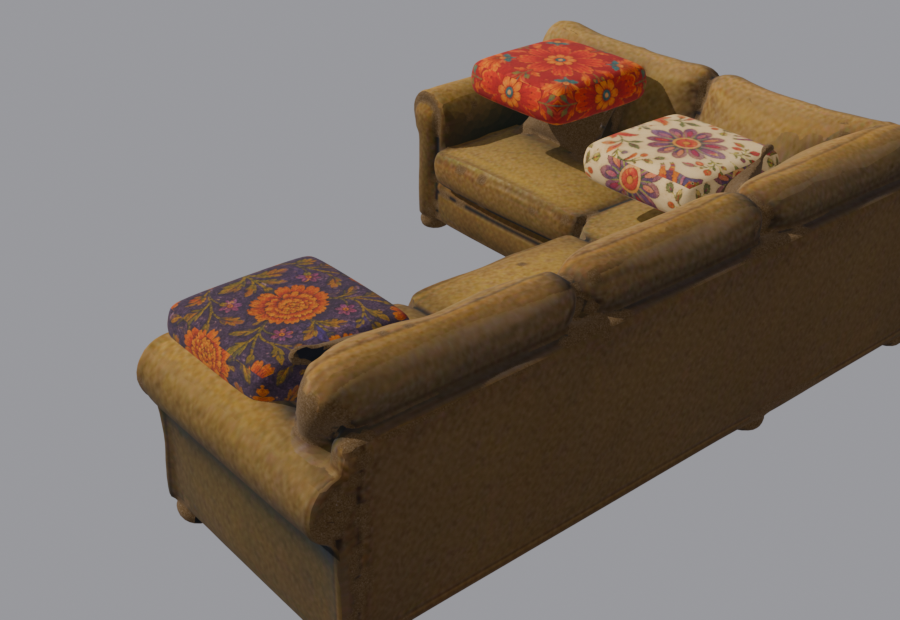
#> input picture check-34.png, 900 x 620 px
$ python clean_pillow_bake.py ../check-34.png
#> lines starting #> are read from the running program, lines starting #| are printed output that depends on the picture; after the words box and inside, x2 and y2 are one past the last pixel; in counts of white or black regions, pixels touching at a corner belong together
# Nettoie les coussins bakés de la texture du canapé : les taches saturées
# (rouge/orange/violet/crème à motifs) sont remplacées par du tissu olive
# reconstruit (couleur médiane locale + grain) — plus propre que de les
# recouvrir par les coussins-props.
# Usage : python clean_pillow_bake.py <basecolor.png> (modifie en place)
import sys

import numpy as np
from PIL import Image, ImageFilter

path = sys.argv[1]
img = Image.open(path).convert("RGB")
a = np.asarray(img).astype(np.float32)
H, W = a.shape[:2]
#> H = 620; W = 900

r, g, b = a[..., 0], a[..., 1], a[..., 2]
mx = a.max(axis=2)
mn = a.min(axis=2)
sat = (mx - mn) / (mx + 1e-6)
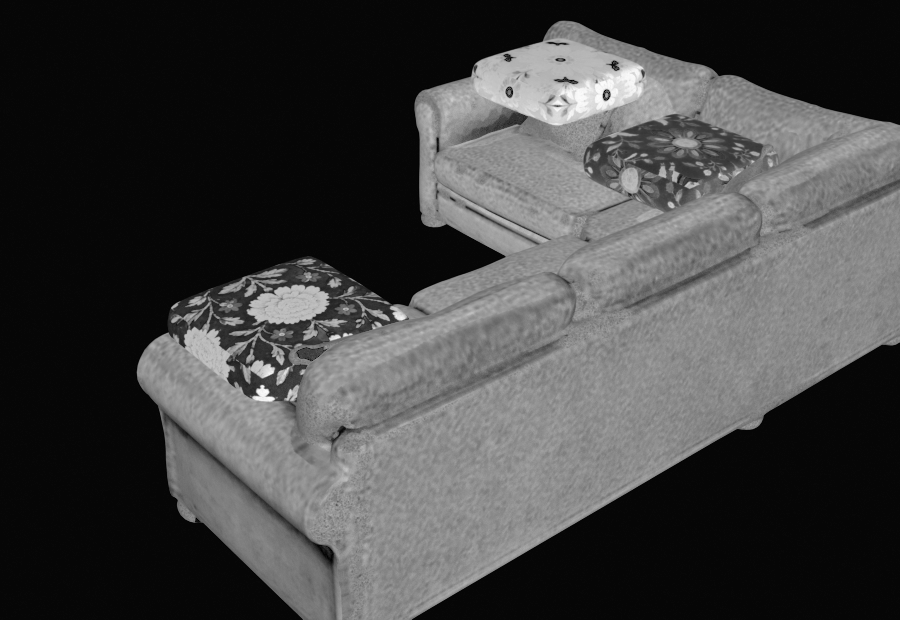
#> sat: shape (620, 900) float32; min 0, max 0.993, mean 0.268

# Teinte approx (degrés)
hue = np.zeros((H, W), dtype=np.float32)
d = mx - mn + 1e-6
m = mx == r
#> m: shape (620, 900) bool; 48.1% white; 10 white regions (9 under 20 px), largest, box (x1, y1, x2, y2) and area: (136, 20, 900, 620) 268442
hue[m] = (60 * ((g - b) / d) % 360)[m]
m = mx == g
#> m: shape (620, 900) bool; 0.1% white; 29 white regions (21 under 20 px), largest, box (x1, y1, x2, y2) and area: (492, 112, 527, 131) 284, (556, 79, 577, 84) 42, (506, 87, 513, 97) 34
hue[m] = (60 * ((b - r) / d) + 120)[m]
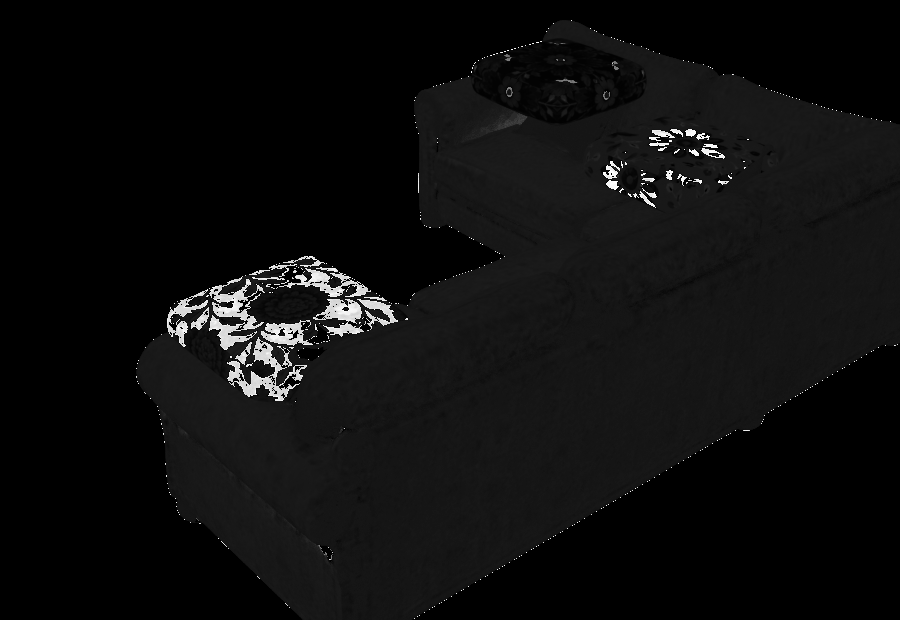
#> hue: shape (620, 900) float32; min 0, max 359.2, mean 19.5; drawn with min black and max white
m = mx == b
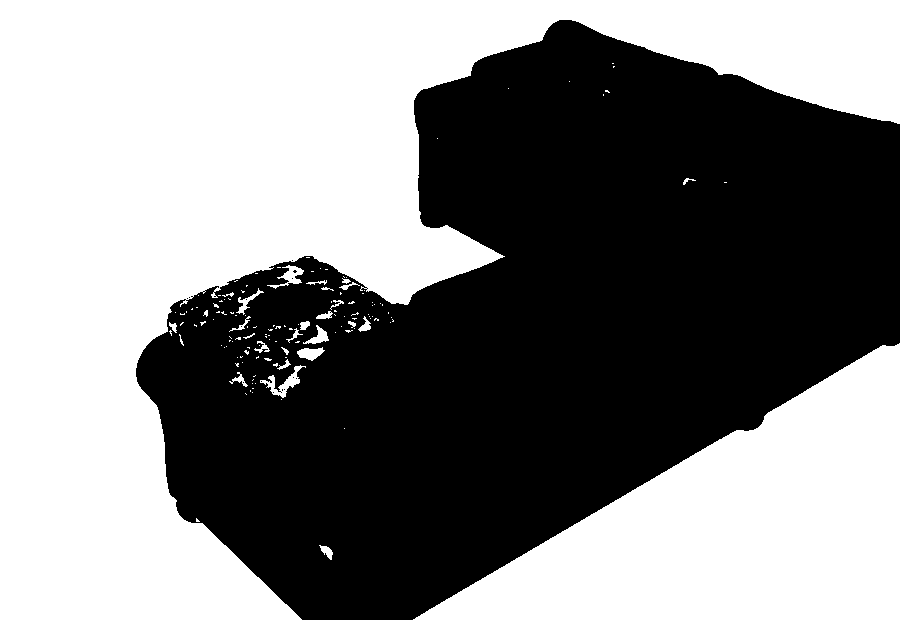
#> m: shape (620, 900) bool; 52.1% white; 15 black regions (14 under 20 px), largest, box (x1, y1, x2, y2) and area: (136, 20, 900, 620) 267495
hue[m] = (60 * ((r - g) / d) + 240)[m]
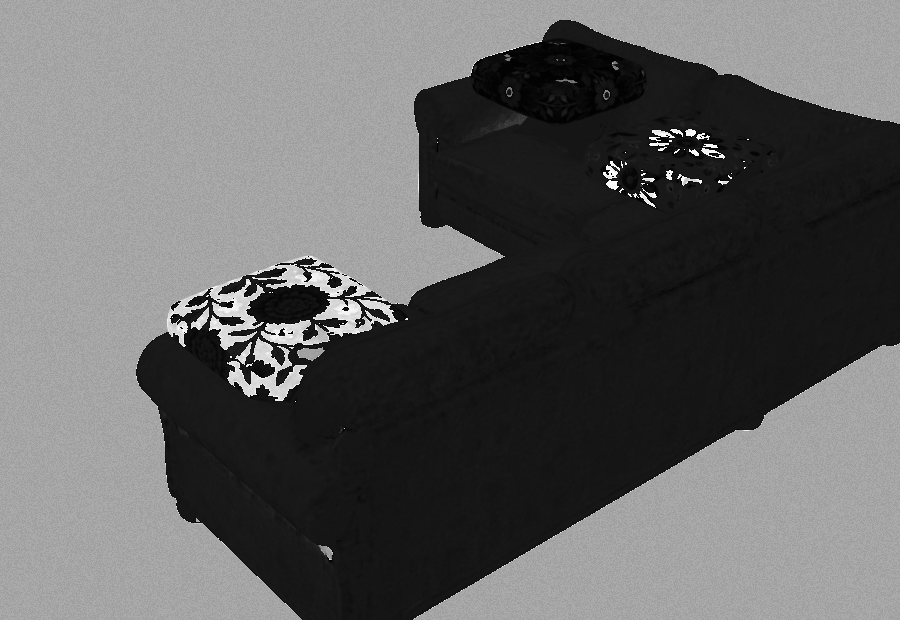
#> hue: shape (620, 900) float32; min 0, max 359.2, mean 140.6; drawn with min black and max white

# Tissu olive : teinte ~35-80, saturation modérée. Coussins : rouge/orange
# (hue < 32 ou > 320) saturés, violets (230-320), et crème très clair.
mask = (
    ((hue < 32) | (hue > 320) | ((hue > 230) & (hue < 320))) & (sat > 0.30)
) | ((mx > 200) & (sat < 0.35) & (mn > 150))  # crème clair
#> mask: shape (620, 900) bool; 27.7% white; 922 white regions (804 under 20 px), largest, box (x1, y1, x2, y2) and area: (169, 141, 900, 620) 118590, (471, 38, 647, 163) 12796, (246, 284, 330, 327) 2434

# Dilatation du masque (bords des motifs)
mask_img = Image.fromarray((mask * 255).astype(np.uint8))
mask_img = mask_img.filter(ImageFilter.MaxFilter(15))
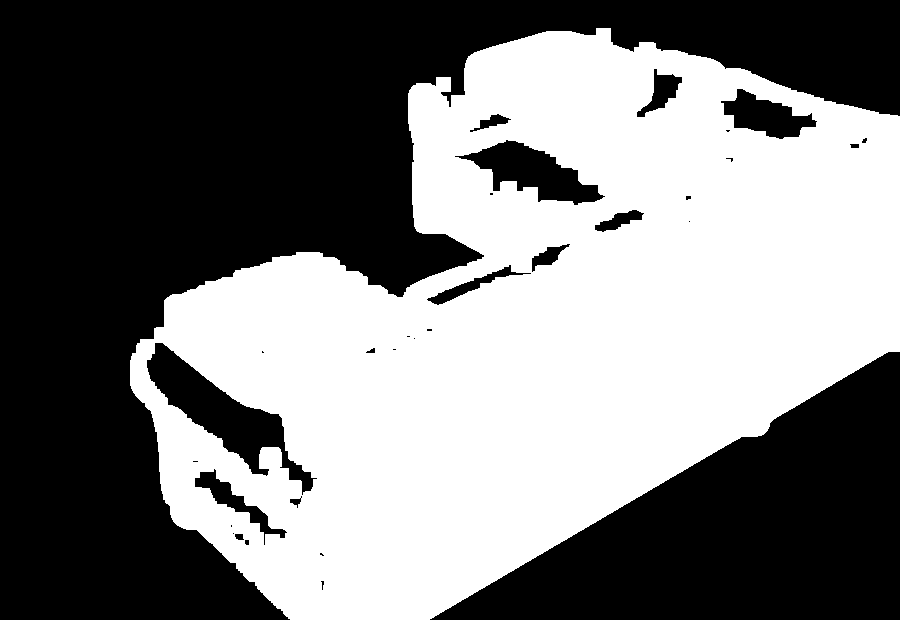
#> mask_img: PIL image 900x620 L; 47.8% white; 1 white region, box (x1, y1, x2, y2) and area: (130, 28, 900, 620) 266560
mask = np.asarray(mask_img) > 0
print(f"[clean] pixels à nettoyer: {mask.sum()} ({100 * mask.mean():.1f}%)")
#| [clean] pixels à nettoyer: 266560 (47.8%)

# Couleur de remplacement : médiane du tissu (pixels NON masqués, teinte olive)
fabric = a[(~mask) & (hue > 35) & (hue < 85) & (sat > 0.15) & (mx > 40)]
med = np.median(fabric, axis=0)
#> med = [147, 114, 61]
print(f"[clean] tissu médian: {med.astype(int)}")
#| [clean] tissu médian: [147 114  61]

# Remplissage : médiane + grain doux (variance du tissu réel)
rng = np.random.default_rng(7)
noise = rng.normal(0, 6.5, (H, W, 1)).repeat(3, axis=2)
fill = med[None, None, :] + noise
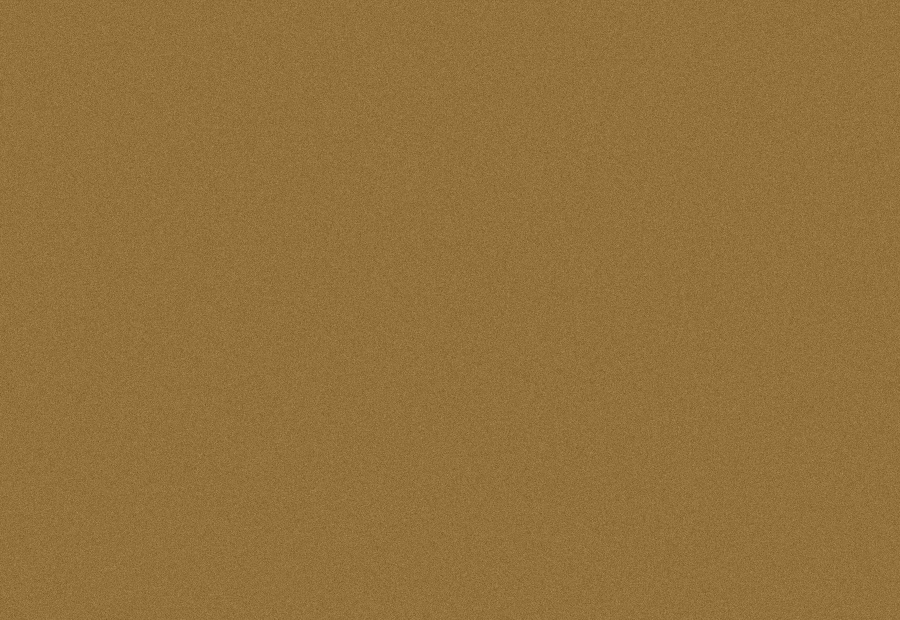
#> fill: shape (620, 900, 3) float64; mean of channels 0, 1, 2 147, 114, 61; drawn as R, G, B
out = np.where(mask[..., None], fill, a)

# Fondu léger aux bords du masque pour éviter les coutures
blend_img = Image.fromarray((mask * 255).astype(np.uint8)).filter(ImageFilter.GaussianBlur(4))
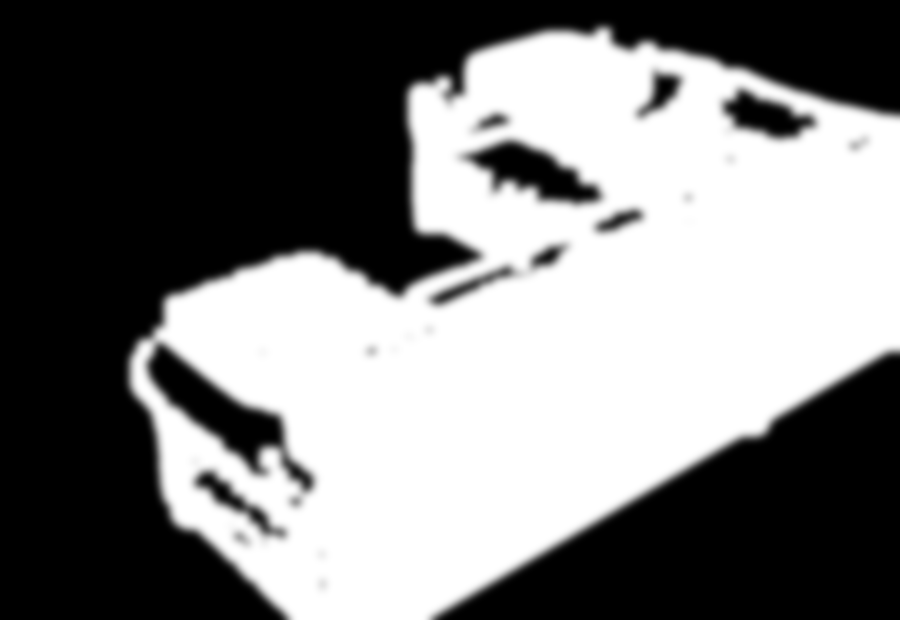
#> blend_img: PIL image 900x620 L; min 0, max 255, mean 121.8
alpha = (np.asarray(blend_img).astype(np.float32) / 255)[..., None]
out = a * (1 - alpha) + out * alpha

Image.fromarray(out.clip(0, 255).astype(np.uint8)).save(path)
print(f"[clean] écrit: {path}")

$ run again, on check-front.png
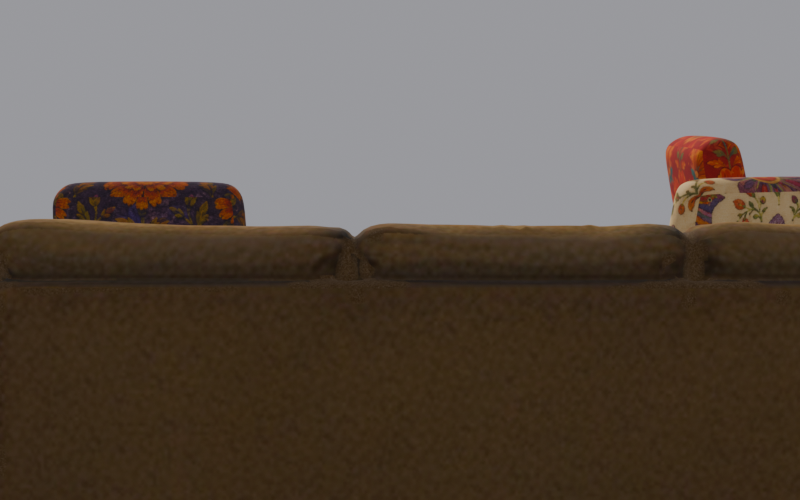
#> input picture check-front.png, 800 x 500 px
#> `m = mx == b`:
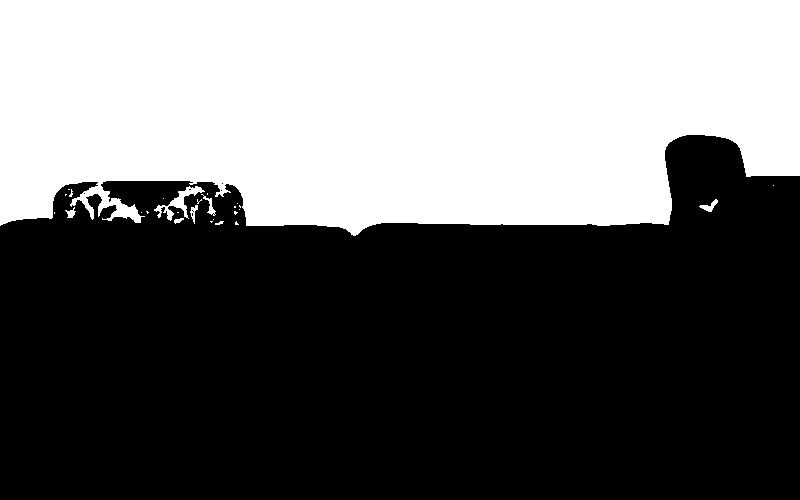
#> m: shape (500, 800) bool; 41.1% white; 27 white regions (19 under 20 px), largest, box (x1, y1, x2, y2) and area: (0, 0, 800, 236) 163636, (154, 186, 205, 221) 471, (699, 199, 718, 212) 99
#| [clean] pixels à nettoyer: 243727 (60.9%)
#> fabric = 153 rows, first 8: [137, 116, 83], [130, 109, 59], [132, 110, 65], [137, 115, 84], [141, 120, 90], [141, 119, 88], [140, 118, 87], [138, 116, 84]
#> med = [113, 95, 53]
#| [clean] tissu médian: [113  95  53]
#> `Image.fromarray(out.clip(0, 255).astype(np.uint8)).save(path)`:
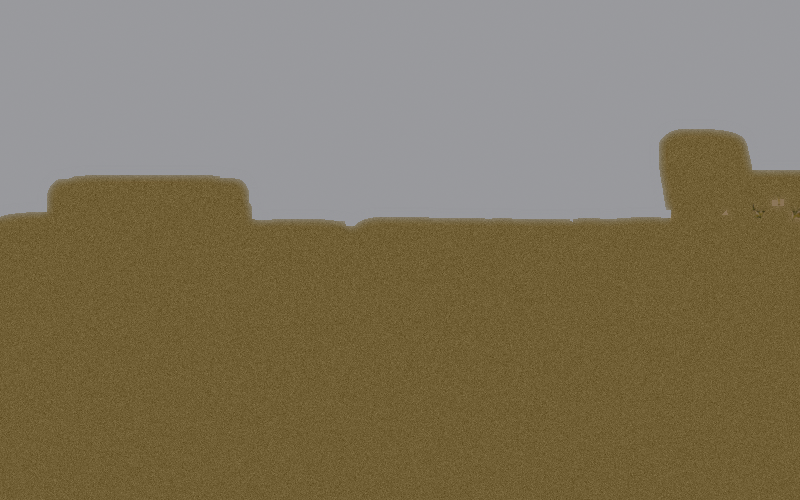
#> saved as check-front.png: PIL image 800x500 RGB; mean R, G, B 128.4, 117.7, 93.7

$ run again, on check-front2.png
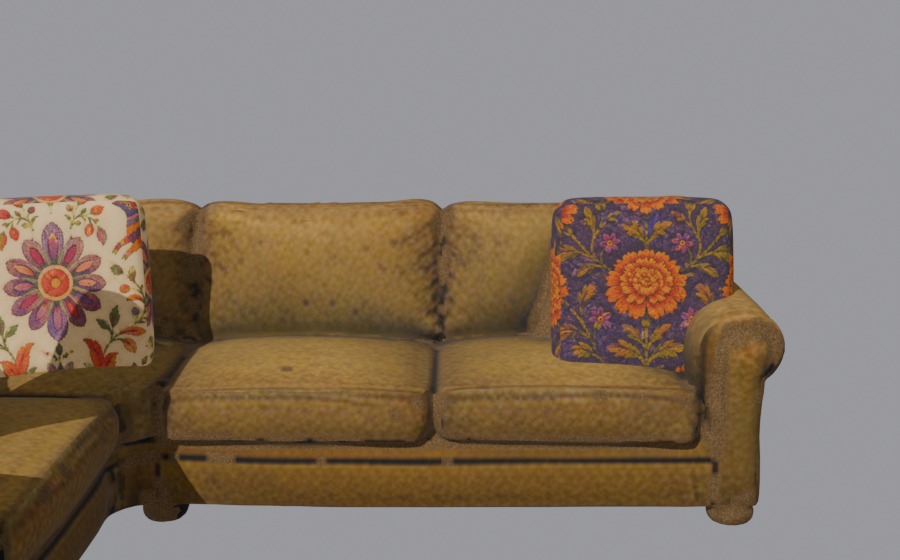
#> input picture check-front2.png, 900 x 560 px
#> `m = mx == r`:
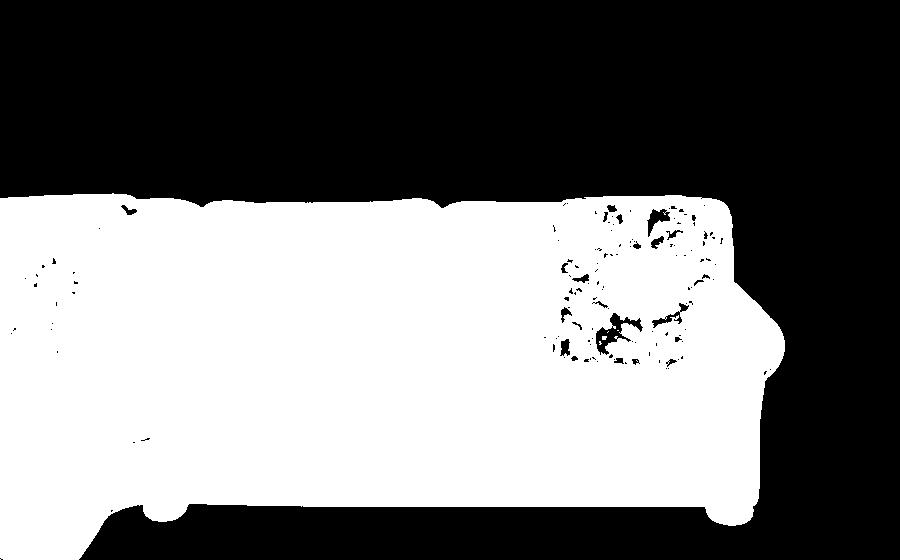
#> m: shape (560, 900) bool; 46.9% white; 6 white regions (5 under 20 px), largest, box (x1, y1, x2, y2) and area: (0, 193, 785, 560) 236333
#| [clean] pixels à nettoyer: 199274 (39.5%)
#> med = [139, 107, 56]
#| [clean] tissu médian: [139 107  56]
#> `Image.fromarray(out.clip(0, 255).astype(np.uint8)).save(path)`:
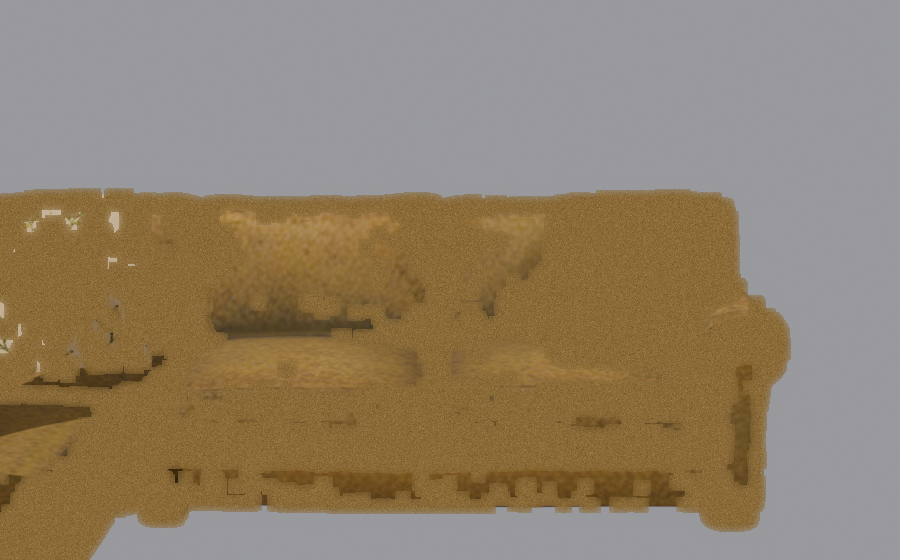
#> saved as check-front2.png: PIL image 900x560 RGB; mean R, G, B 144.7, 129.4, 106.8
